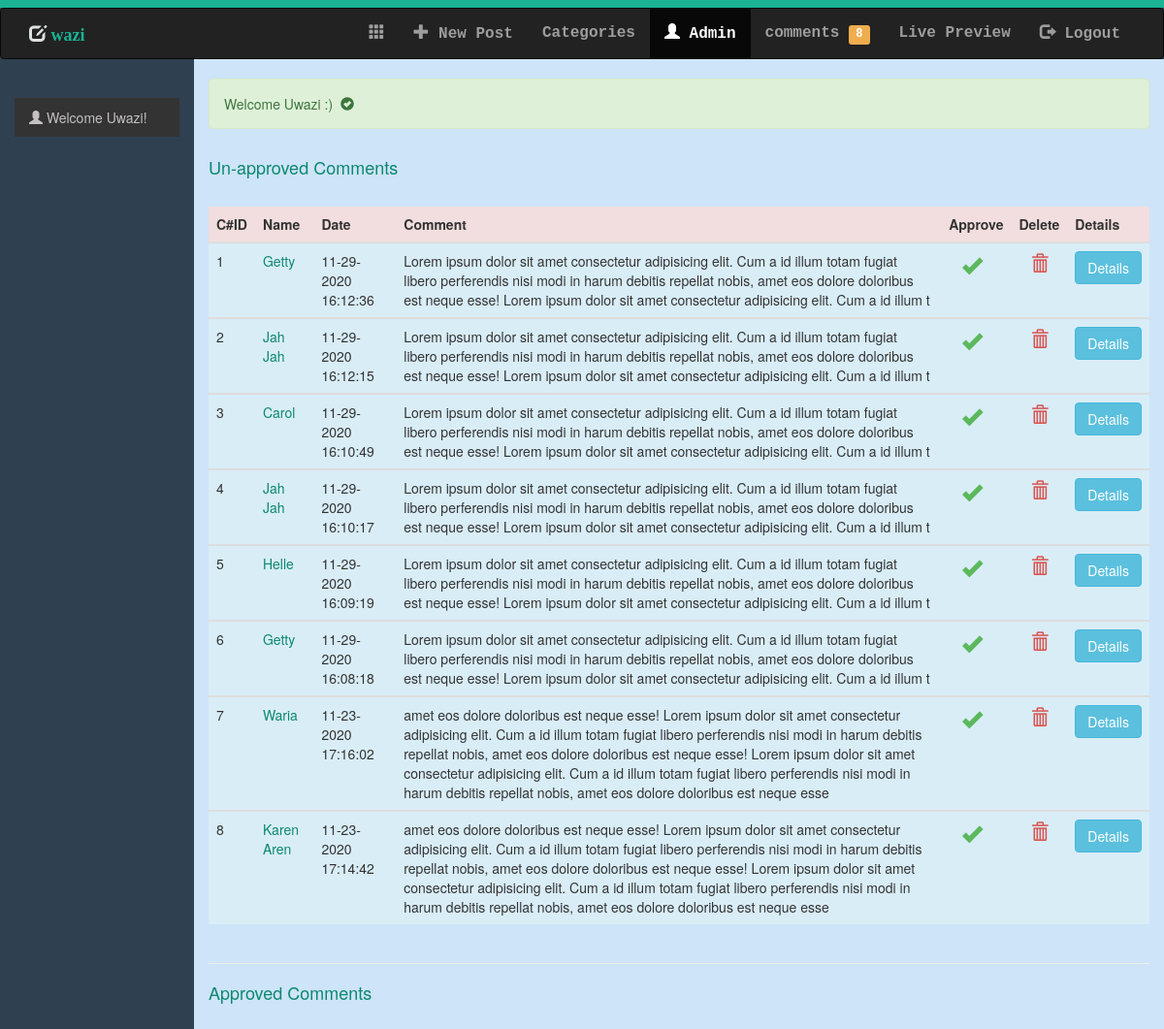
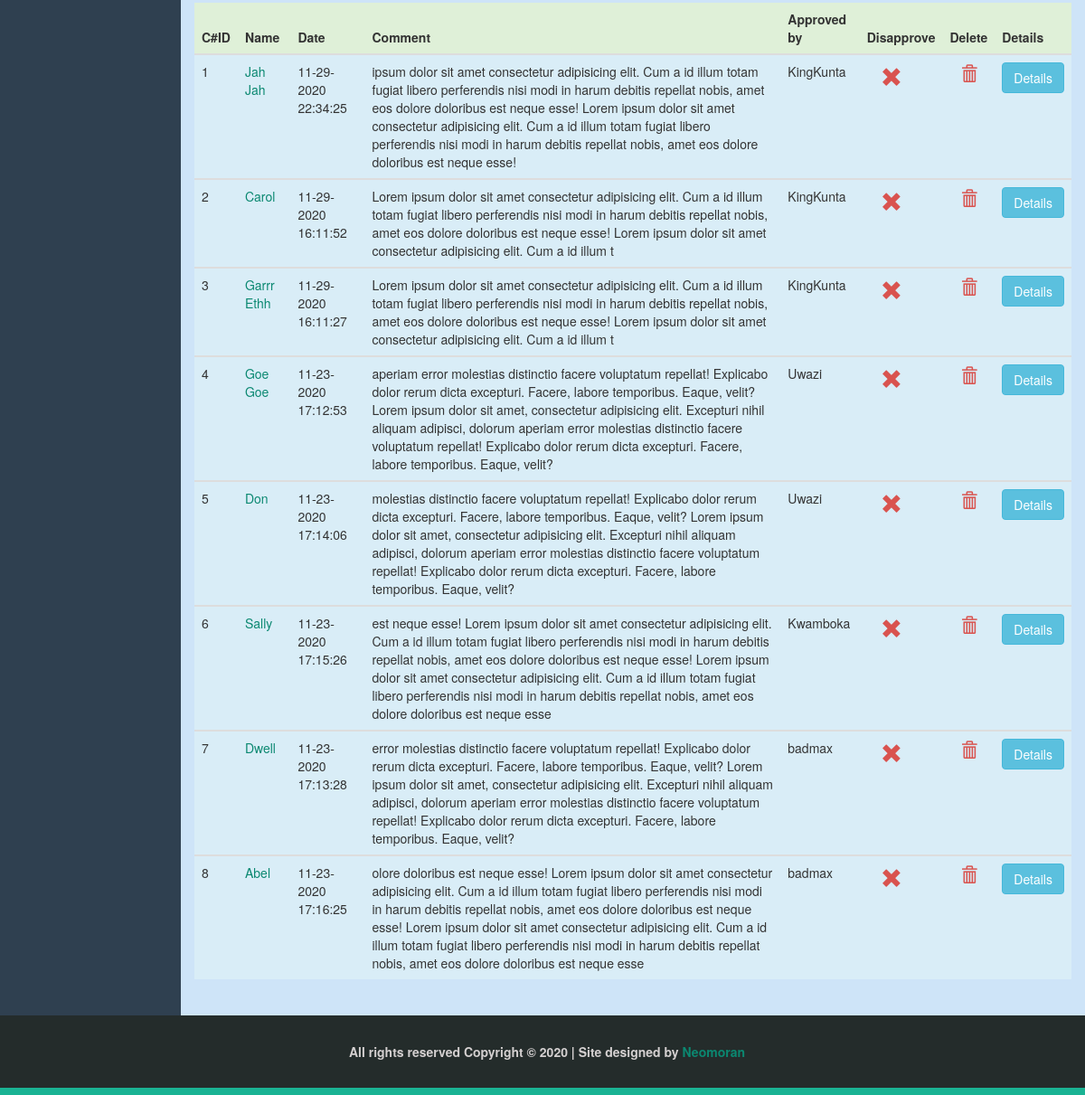
Page /comment.php (signed in) on the committed database (2 pictures, top to bottom).
### tables this page shows
CREATE TABLE `comments` (
  `id` int(10) NOT NULL,
  `datetime` varchar(50) NOT NULL,
  `name` varchar(200) NOT NULL,
  `email` varchar(200) NOT NULL,
  `comment` varchar(500) NOT NULL,
  `status` varchar(5) NOT NULL,
  `approve_by` varchar(200) NOT NULL,
  `approve_date` varchar(50) NOT NULL,
  `post_id` int(10) NOT NULL
);

### comment.php (the view, shortened to what this page needs)
<?php include 'includes/session.php'; ?>
<?php include 'includes/admin/adminnav.php'; ?>
<body>
    <div class="container-fluid" style="">
        <div class="row">
            <?php include('includes/admin/admin_sidebar.php'); ?>
            <div class="col-sm-10">
            <div style="margin-top:20px;"><?php  echo errorMessage();
                        echo successMessage();
            ?></div>
            <h4 style="margin-top: 30px; margin-bottom: 30px; color: #0b8871;">Un-approved Comments</h4>
            <div class="table table-responsive">
                <table class="table table-striped table-hover">
                    <thead>
                        <tr class="danger">
                            <th> C#ID </th>
                            <th> Name </th>
                            <th> Date </th>
                            <th> Comment </th>
                            <th> Approve </th>
                            <th> Delete </th>
                            <th> Details </th>
                        </tr>
                    </thead>
            <?php
                $sql = "SELECT * FROM comments WHERE status='OFF' ORDER BY datetime desc";
                $query = mysqli_query($conn, $sql);
                $id = 0;
                if (mysqli_num_rows($query)>0) {
                while ($row = mysqli_fetch_array($query)) {
                $id++;
            ?>
                    <tbody>
                        <tr class="info">
                            <td><?php echo $id; ?></td>
                            <td style="color: #0b8871"><?php echo htmlentities($row['name']); ?></td>
                            <td><?php echo htmlentities($row['datetime']); ?></td>
                            <td><?php
                                echo htmlentities($row['comment']);
                                ?>
                            </td>
                            <td>
                            &nbsp; <a class="td-a"  style="" href="approve_comments.php?id=<?php echo htmlentities($row['id']); ?>">
                            <span class="glyphicon glyphicon-ok"></span></a>
                            </td>
                            <td>
                            &nbsp; <a class="td-d" onclick="return confirm('Are you sure you want to delete?')"
                                        href="delete_comments.php?id=<?php echo htmlentities($row['id']); ?>">
                            <span class="glyphicon glyphicon-trash"></span></a>
                            </td>
                            <td>
                            <a class="btn btn-info" href="viewpost.php?id=<?php echo htmlentities($row['post_id']); ?>" target="_blank">Details</a>
                            </td>
                        </tr>
                    </tbody>
                <?php } ?>
                <?php } ?>
                </table>
            </div>
            <hr>
            <h4 style="margin-bottom: 30px; color: #0b8871;">Approved Comments</h4>
            <div class="table table-responsive">
                <table class="table table-striped table-hover">
                    <thead>
                        <tr class="success">
                            <th> C#ID </th>
                            <th> Name </th>
                            <th> Date </th>
                            <th> Comment </th>
                            <th> Approved by </th>
                            <th> Disapprove </th>
                            <th> Delete </th>
                            <th> Details </th>
                        </tr>
                    </thead>
            <?php
                $sql = "SELECT * FROM comments WHERE status='ON' ORDER BY approve_date desc";
                $query = mysqli_query($conn, $sql);
                $id = 0;
                if (mysqli_num_rows($query)>0) {
                while ($row = mysqli_fetch_array($query)) {
                $id++;
            ?>
                    <tbody>
                        <tr class="info">
                            <td><?php echo $id; ?></td>
                            <td style="color: #0b8871"><?php echo htmlentities($row['name']); ?></td>
                            <td><?php echo htmlentities($row['datetime']); ?></td>
                            <td><?php
                                echo htmlentities($row['comment']);
                                ?>
                            </td>
                            <td><?php echo htmlentities($row['approve_by']); ?></td>
                            <td>
                            &nbsp; <a class="td-a-a" onclick="return confirm('Are you sure you want to Dis-approve?')"
                                      href="disapprove_comments.php?id=<?php echo htmlentities($row['id']); ?>">
                            <span class="glyphicon glyphicon-remove"></span></a>
                            </td>
                            <td>
                            &nbsp; <a class="td-d" onclick="return confirm('Are you sure you want to delete?')"
                                        href="delete_comments.php?id=<?php echo htmlentities($row['id']); ?>">
                            <span class="glyphicon glyphicon-trash"></span></a>
                            </td>
                            <td>
                            <a class="btn btn-info" href="viewpost.php?id=<?php echo htmlentities($row['post_id']); ?>" target="_blank">Details</a>
                            </td>
                        </tr>
                    </tbody>
                <?php } ?>
                <?php } ?>
                </table>
            </div>
            </div>
        </div>
    </div>
    <?php include 'includes/footer.php'; ?>
</body>

### Add-ons/publicstyle/style.css (style rules this page uses)
body { cursor: default; }

### Add-ons/Adminstyle/admin.css (style rules this page uses)
body { background: #2f4050; }
.container-fluid { margin-top: -20px; }
.col-sm-10 { background: #cee4f8; }
.table .td-a { color: #5cb85c; font-size: 1.5em; margin-left: 10%; }
.table .td-a-a { color: #d9534f; font-size: 1.7em; margin-left: 10%; }
.table .td-d { color: #d9534f; font-size: 1.3em; margin-left: 10%; }

### rows in the picture
comments: name "Getty", datetime "11-29-2020 16:12:36", comment "Lorem ipsum dolor sit amet consectetur adipisicing elit. Cum a id illum totam fugiat libero perferendis nisi modi in harum debitis repellat nobis, amet eos dolore doloribus est neque esse! Lorem ipsum dolor sit amet consectetur adipisicing elit. Cum a id illum t"
comments: name "Jah Jah", datetime "11-29-2020 16:12:15", comment "Lorem ipsum dolor sit amet consectetur adipisicing elit. Cum a id illum totam fugiat libero perferendis nisi modi in harum debitis repellat nobis, amet eos dolore doloribus est neque esse! Lorem ipsum dolor sit amet consectetur adipisicing elit. Cum a id illum t"
comments: name "Carol", datetime "11-29-2020 16:10:49", comment "Lorem ipsum dolor sit amet consectetur adipisicing elit. Cum a id illum totam fugiat libero perferendis nisi modi in harum debitis repellat nobis, amet eos dolore doloribus est neque esse! Lorem ipsum dolor sit amet consectetur adipisicing elit. Cum a id illum t"
comments: name "Jah Jah", datetime "11-29-2020 16:10:17", comment "Lorem ipsum dolor sit amet consectetur adipisicing elit. Cum a id illum totam fugiat libero perferendis nisi modi in harum debitis repellat nobis, amet eos dolore doloribus est neque esse! Lorem ipsum dolor sit amet consectetur adipisicing elit. Cum a id illum t"
comments: name "Helle", datetime "11-29-2020 16:09:19", comment "Lorem ipsum dolor sit amet consectetur adipisicing elit. Cum a id illum totam fugiat libero perferendis nisi modi in harum debitis repellat nobis, amet eos dolore doloribus est neque esse! Lorem ipsum dolor sit amet consectetur adipisicing elit. Cum a id illum t"
comments: name "Getty", datetime "11-29-2020 16:08:18", comment "Lorem ipsum dolor sit amet consectetur adipisicing elit. Cum a id illum totam fugiat libero perferendis nisi modi in harum debitis repellat nobis, amet eos dolore doloribus est neque esse! Lorem ipsum dolor sit amet consectetur adipisicing elit. Cum a id illum t"
comments: name "Waria", datetime "11-23-2020 17:16:02", comment "amet eos dolore doloribus est neque esse! Lorem ipsum dolor sit amet consectetur adipisicing elit. Cum a id illum totam fugiat libero perferendis nisi modi in harum debitis repellat nobis, amet eos dolore doloribus est neque esse! Lorem ipsum dolor sit amet consectetur adipisicing elit. Cum a id illum totam fugiat libero perferendis nisi modi in harum debitis repellat nobis, amet eos dolore doloribus est neque esse"
comments: name "Karen Aren", datetime "11-23-2020 17:14:42", comment "amet eos dolore doloribus est neque esse! Lorem ipsum dolor sit amet consectetur adipisicing elit. Cum a id illum totam fugiat libero perferendis nisi modi in harum debitis repellat nobis, amet eos dolore doloribus est neque esse! Lorem ipsum dolor sit amet consectetur adipisicing elit. Cum a id illum totam fugiat libero perferendis nisi modi in harum debitis repellat nobis, amet eos dolore doloribus est neque esse"
comments: name "Jah Jah", datetime "11-29-2020 22:34:25", comment "ipsum dolor sit amet consectetur adipisicing elit. Cum a id illum totam fugiat libero perferendis nisi modi in harum debitis repellat nobis, amet eos dolore doloribus est neque esse! Lorem ipsum dolor sit amet consectetur adipisicing elit. Cum a id illum totam fugiat libero perferendis nisi modi in harum debitis repellat nobis, amet eos dolore doloribus est neque esse!", approve_by "KingKunta"
comments: name "Carol", datetime "11-29-2020 16:11:52", comment "Lorem ipsum dolor sit amet consectetur adipisicing elit. Cum a id illum totam fugiat libero perferendis nisi modi in harum debitis repellat nobis, amet eos dolore doloribus est neque esse! Lorem ipsum dolor sit amet consectetur adipisicing elit. Cum a id illum t", approve_by "KingKunta"
comments: name "Garrr Ethh", datetime "11-29-2020 16:11:27", comment "Lorem ipsum dolor sit amet consectetur adipisicing elit. Cum a id illum totam fugiat libero perferendis nisi modi in harum debitis repellat nobis, amet eos dolore doloribus est neque esse! Lorem ipsum dolor sit amet consectetur adipisicing elit. Cum a id illum t", approve_by "KingKunta"
comments: name "Goe Goe", datetime "11-23-2020 17:12:53", comment "aperiam error molestias distinctio facere voluptatum repellat! Explicabo dolor rerum dicta excepturi. Facere, labore temporibus. Eaque, velit? Lorem ipsum dolor sit amet, consectetur adipisicing elit. Excepturi nihil aliquam adipisci, dolorum aperiam error molestias distinctio facere voluptatum repellat! Explicabo dolor rerum dicta excepturi. Facere, labore temporibus. Eaque, velit?", approve_by "Uwazi"
comments: name "Don", datetime "11-23-2020 17:14:06", comment "molestias distinctio facere voluptatum repellat! Explicabo dolor rerum dicta excepturi. Facere, labore temporibus. Eaque, velit? Lorem ipsum dolor sit amet, consectetur adipisicing elit. Excepturi nihil aliquam adipisci, dolorum aperiam error molestias distinctio facere voluptatum repellat! Explicabo dolor rerum dicta excepturi. Facere, labore temporibus. Eaque, velit?", approve_by "Uwazi"
comments: name "Sally", datetime "11-23-2020 17:15:26", comment "est neque esse! Lorem ipsum dolor sit amet consectetur adipisicing elit. Cum a id illum totam fugiat libero perferendis nisi modi in harum debitis repellat nobis, amet eos dolore doloribus est neque esse! Lorem ipsum dolor sit amet consectetur adipisicing elit. Cum a id illum totam fugiat libero perferendis nisi modi in harum debitis repellat nobis, amet eos dolore doloribus est neque esse", approve_by "Kwamboka"
comments: name "Dwell", datetime "11-23-2020 17:13:28", comment "error molestias distinctio facere voluptatum repellat! Explicabo dolor rerum dicta excepturi. Facere, labore temporibus. Eaque, velit? Lorem ipsum dolor sit amet, consectetur adipisicing elit. Excepturi nihil aliquam adipisci, dolorum aperiam error molestias distinctio facere voluptatum repellat! Explicabo dolor rerum dicta excepturi. Facere, labore temporibus. Eaque, velit?", approve_by "badmax"
comments: name "Abel", datetime "11-23-2020 17:16:25", comment "olore doloribus est neque esse! Lorem ipsum dolor sit amet consectetur adipisicing elit. Cum a id illum totam fugiat libero perferendis nisi modi in harum debitis repellat nobis, amet eos dolore doloribus est neque esse! Lorem ipsum dolor sit amet consectetur adipisicing elit. Cum a id illum totam fugiat libero perferendis nisi modi in harum debitis repellat nobis, amet eos dolore doloribus est neque esse", approve_by "badmax"

### other values in the picture
$total_row "8"
$_SESSION['username'] "Uwazi"
successMessage() "Welcome Uwazi :)"
strftime("%Y") "2020"
